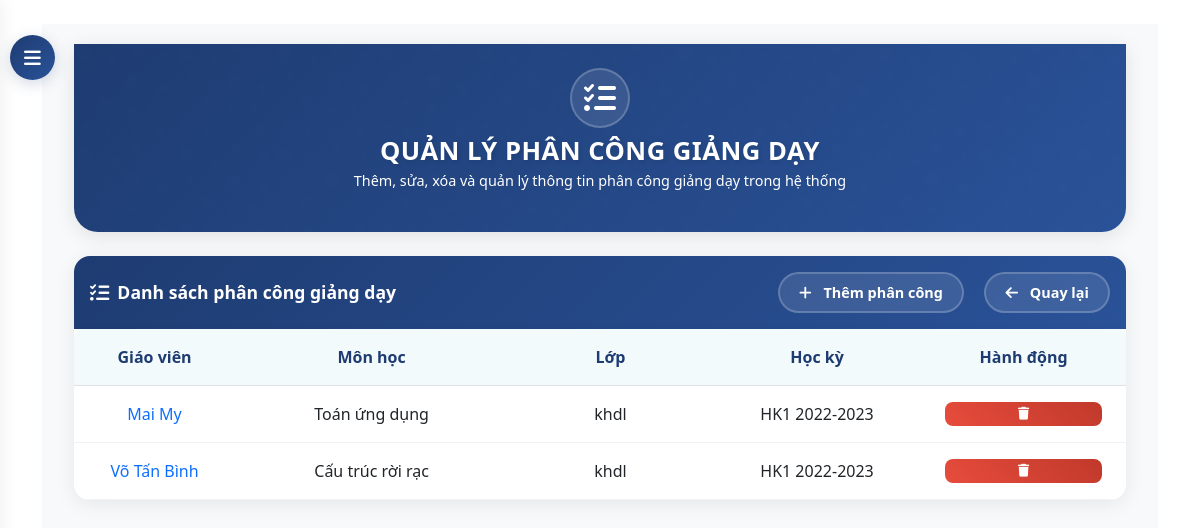
The app's page /dashboard/assignments/ (signed in) with its own data.
### core/models.py (models this page shows, shortened)
class TeacherAssignment(models.Model):
    teacher = models.ForeignKey(Teacher, on_delete=models.CASCADE)
    subject = models.ForeignKey(Subject, on_delete=models.CASCADE)
    classroom = models.ForeignKey(ClassRoom, on_delete=models.CASCADE)
    semester = models.ForeignKey(Semester, on_delete=models.CASCADE)
    class Meta:
        unique_together = ('teacher', 'subject', 'classroom', 'semester')

class Teacher(models.Model):
    user = models.OneToOneField(User, on_delete=models.CASCADE)
    phone = models.CharField(max_length=15, blank=True, null=True)
    date_of_birth = models.DateField(blank=True, null=True)
    address = models.TextField(blank=True, null=True)
    is_active = models.BooleanField(default=True)

class Subject(models.Model):
    name = models.CharField(max_length=100)

class ClassRoom(models.Model):
    class_code = models.CharField(max_length=10)
    name = models.CharField(max_length=100)

class Semester(models.Model):
    name = models.CharField(max_length=50)  # e.g., "HK1 2022-2023"
    start_date = models.DateField()
    end_date = models.DateField()
    is_active = models.BooleanField(default=True)

### core/views.py (the view)
# urls.py: path('dashboard/assignments/', views.teacher_assignment_list, name='teacher_assignment_list'),
@login_required
@user_passes_test(is_admin)
def teacher_assignment_list(request):
    assignments = TeacherAssignment.objects.all()
    return render(request, 'core/admin/assignment_list.html', {'assignments': assignments})

### core/views.py (called while the page is built)
def is_admin(user):
    return user.is_superuser

### templates/core/admin/assignment_list.html (shortened to what this page needs)
{% extends 'base.html' %}
{% block content %}
<button id="sidebarCollapse">
    <i class="fas fa-bars"></i>
</button>
<div id="content">
    <div class="container-fluid">
        <div class="hero-section">
            <div class="container">
                <div class="row justify-content-center text-center">
                    <div class="col-md-8">
                        <div class="hero-icon">
                            <i class="fas fa-tasks"></i>
                        </div>
                        <h1 class="hero-title">QUẢN LÝ PHÂN CÔNG GIẢNG DẠY</h1>
                        <p class="hero-subtitle">Thêm, sửa, xóa và quản lý thông tin phân công giảng dạy trong hệ thống</p>
                    </div>
                </div>
            </div>
        </div>
        <div class="assignment-card">
            <div class="card-header d-flex justify-content-between align-items-center">
                <h4 class="mb-0">
                    <i class="fas fa-tasks"></i>
                    Danh sách phân công giảng dạy
                </h4>
                <div>
                    <a href="{% url 'teacher_assignment_create' %}" class="btn btn-add">
                        <i class="fas fa-plus"></i>
                        Thêm phân công
                    </a>
                    <a href="{% url 'admin_dashboard' %}" class="btn btn-back">
                        <i class="fas fa-arrow-left"></i>
                        Quay lại
                    </a>
                </div>
            </div>
            <div class="card-body">
                {% if assignments %}
                <div class="table-responsive">
                    <table class="table">
                        <thead>
                            <tr>
                                <th>Giáo viên</th>
                                <th>Môn học</th>
                                <th>Lớp</th>
                                <th>Học kỳ</th>
                                <th>Hành động</th>
                            </tr>
                        </thead>
                        <tbody>
                            {% for assignment in assignments %}
                            <tr>
                                <td>
                                    <a href="{% url 'teacher_detail' assignment.teacher.id %}" class="text-primary">
                                        {{ assignment.teacher.user.get_full_name }}
                                    </a>
                                </td>
                                <td>{{ assignment.subject.name }}</td>
                                <td>{{ assignment.classroom.name }}</td>
                                <td>{{ assignment.semester.name }}</td>
                                <td>
                                    <div class="btn-group">
                                        <button class="btn btn-danger" onclick="deleteAssignment({{ assignment.id }})" title="Xóa phân công">
                                            <i class="fas fa-trash"></i>
                                        </button>
                                    </div>
                                </td>
                            </tr>
                            {% endfor %}
                        </tbody>
                    </table>
                </div>
                {% else %}
                <div class="alert alert-info text-center">
                    <i class="fas fa-info-circle me-2"></i>Chưa có phân công giảng dạy nào trong hệ thống.
                </div>
                {% endif %}
            </div>
        </div>
    </div>
</div>
{% endblock %}

### templates/base.html (style rules this page uses)
:root { --navbar-bg: #0d47a1; --navbar-hover: rgba(255, 255, 255, 0.1); }

### records on screen
TeacherAssignment: teacher.user.get_full_name "Mai My", subject.name "Toán ứng dụng", classroom.name "khdl", semester.name "HK1 2022-2023"
TeacherAssignment: teacher.user.get_full_name "Võ Tấn Bình", subject.name "Cấu trúc rời rạc", classroom.name "khdl", semester.name "HK1 2022-2023"
